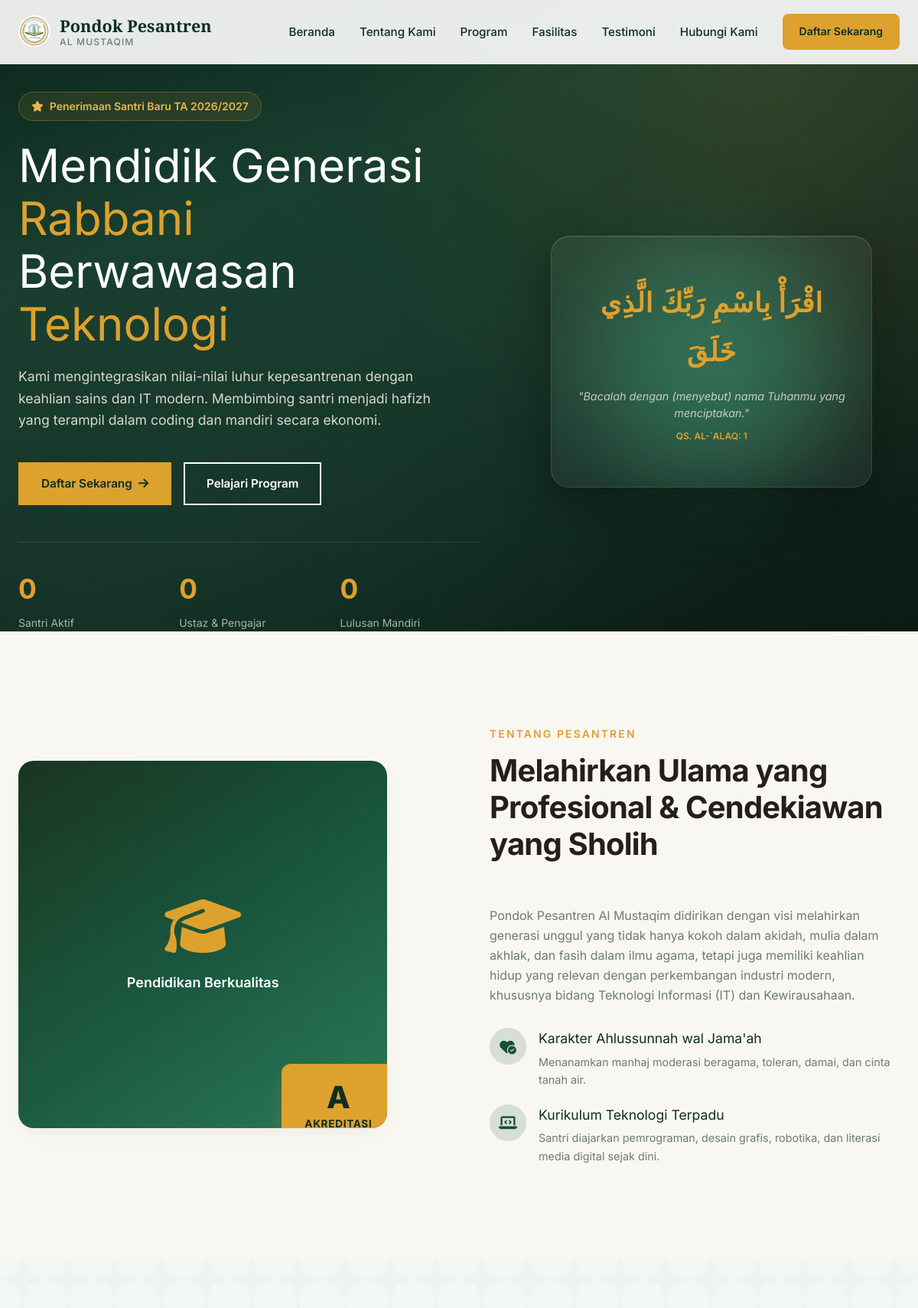
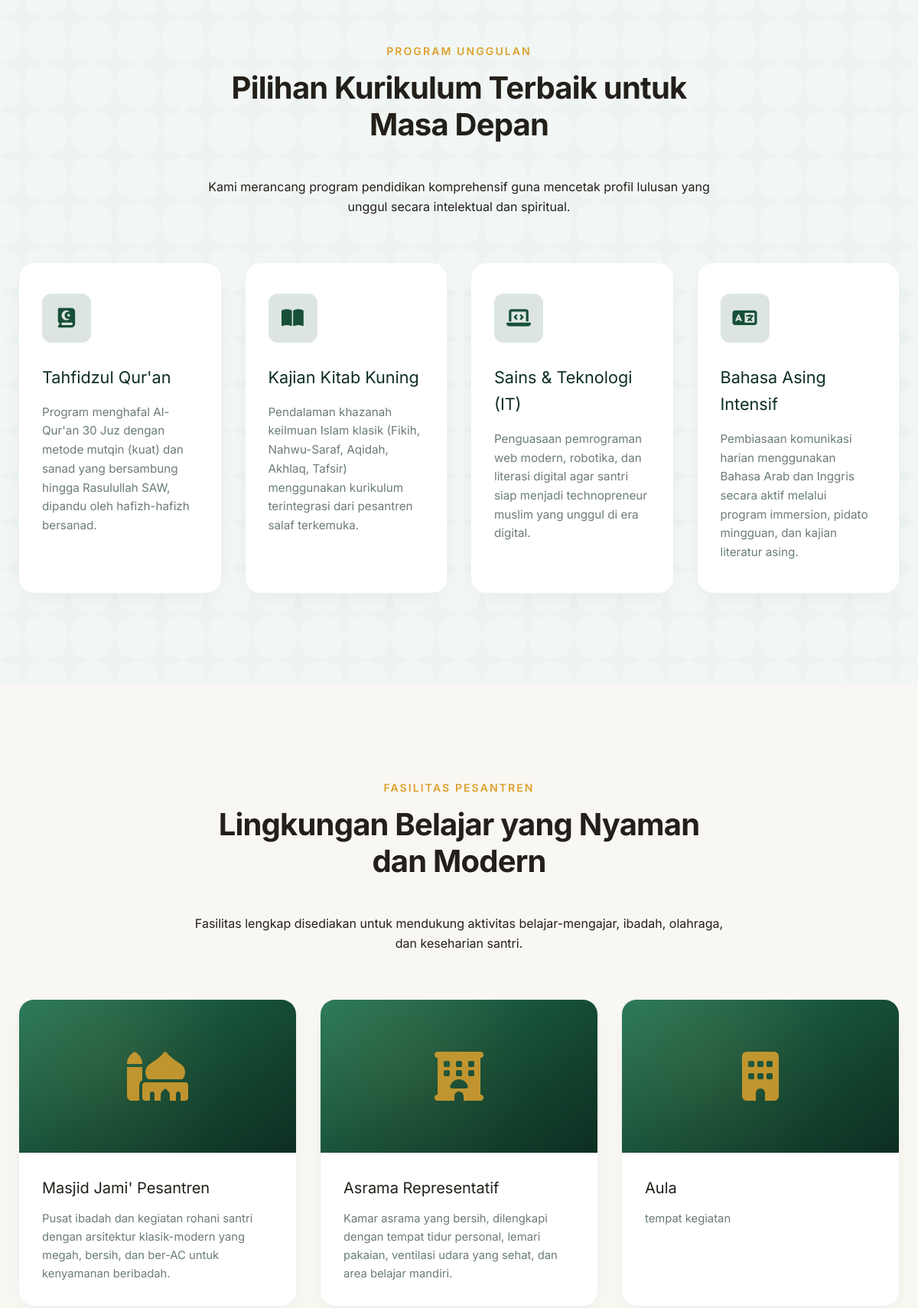
The page / (upper part) on the database its author committed (2 pictures, top to bottom).
### pesantren/models.py (models this page shows, shortened)
class ProgramUnggulan(models.Model):
    nama = models.CharField(max_length=100)
    deskripsi = models.TextField()
    icon = models.CharField(max_length=50, help_text="FontAwesome icon class name (e.g., fa-book-quran, fa-laptop-code)")
    urutan = models.IntegerField(default=0)
    class Meta:
        verbose_name_plural = "Program Unggulan"
        ordering = ['urutan', 'nama']

class Fasilitas(models.Model):
    nama = models.CharField(max_length=100)
    deskripsi = models.TextField()
    icon = models.CharField(max_length=50, default="fa-building", help_text="FontAwesome icon class name (e.g., fa-mosque, fa-hotel)")
    urutan = models.IntegerField(default=0)
    class Meta:
        verbose_name_plural = "Fasilitas"
        ordering = ['urutan', 'nama']

### pesantren/views.py (the view)
# urls.py: path('', views.landing_page, name='landing_page'),
def landing_page(request):
    programs = ProgramUnggulan.objects.all()
    facilities = Fasilitas.objects.all()
    testimonials = Testimoni.objects.all()
    contact_form = PesanKontakForm()
    registration_form = PendaftaranSantriForm()
    context = {
        'programs': programs,
        'facilities': facilities,
        'testimonials': testimonials,
        'contact_form': contact_form,
        'registration_form': registration_form,
    }
    return render(request, 'pesantren/landing.html', context)

### pesantren/templates/pesantren/landing.html (shortened to what this page needs)
{% extends 'pesantren/base.html' %}
{% load static %}
{% block content %}
    {% include 'pesantren/partials/_hero.html' %}
    {% include 'pesantren/partials/_about.html' %}
    {% include 'pesantren/partials/_programs.html' %}
    {% include 'pesantren/partials/_facilities.html' %}
{% endblock %}

### pesantren/templates/pesantren/base.html (shortened to what this page needs)
{% load static %}
<!DOCTYPE html>
<html lang="id">
<head>
    <script src="https://cdn.tailwindcss.com"></script>
    <link rel="stylesheet" href="https://cdnjs.cloudflare.com/ajax/libs/font-awesome/6.4.0/css/all.min.css">
    <link href="https://unpkg.com/aos@2.3.1/dist/aos.css" rel="stylesheet">
    <link rel="stylesheet" href="{% static 'pesantren/css/style.css' %}">
</head>
<body class="bg-[#f9f7f2] text-[#231f1a] font-sans leading-relaxed overflow-x-hidden">
    {% include 'pesantren/partials/_navbar.html' %}
    {% block content %}{% endblock %}
</body>
</html>

### pesantren/templates/pesantren/partials/_navbar.html (shortened to what this page needs)
{% load static %}
<header class="header fixed top-0 left-0 w-full z-[1000] bg-white/90 backdrop-blur-lg border-b border-[#dce8e0] transition-all duration-500" id="navbar">
    <div class="container max-w-[1200px] mx-auto px-6">
        <div class="flex justify-between items-center py-[18px] transition-all duration-500" id="nav-wrapper">
            <a href="#hero" class="flex items-center gap-3 no-underline">
                <img src="{% static 'pesantren/images/logo.jpg' %}" alt="Pondok Pesantren Al Mustaqim" class="w-[42px] h-[42px] rounded-full object-cover shadow-sm">
                <div>
                    <h1 class="font-serif font-bold text-[1.35rem] leading-tight text-primary-dark transition-colors duration-500">Pondok Pesantren <span class="font-sans text-[0.75rem] font-medium tracking-[0.1em] uppercase text-[#6b7d72] block transition-colors duration-500">Al Mustaqim</span></h1>
                </div>
            </a>
            <ul class="hidden lg:flex items-center gap-8 list-none" id="nav-menu">
                <li><a href="#hero" class="nav-link">Beranda</a></li>
                <li><a href="#tentang" class="nav-link">Tentang Kami</a></li>
                <li><a href="#program" class="nav-link">Program</a></li>
                <li><a href="#fasilitas" class="nav-link">Fasilitas</a></li>
                <li><a href="#testimoni" class="nav-link">Testimoni</a></li>
                <li><a href="#kontak" class="nav-link">Hubungi Kami</a></li>
                <li><a href="#daftar" class="btn btn-secondary btn-nav">Daftar Sekarang</a></li>
            </ul>
        </div>
    </div>
</header>

### pesantren/templates/pesantren/partials/_hero.html
{% load static %}
<section class="hero" id="hero">
    <div class="container max-w-[1200px] mx-auto px-6 w-full">
        <div class="grid grid-cols-1 lg:grid-cols-[1.1fr_0.9fr] items-center gap-[60px]">
            <div class="hero-content" data-aos="fade-up" data-aos-duration="800">
                <div class="inline-flex items-center gap-2 px-4 py-2 bg-secondary/10 border border-secondary/30 rounded-full text-sm font-semibold text-secondary-light mb-6">
                    <i class="fa-solid fa-star"></i>
                    <span>Penerimaan Santri Baru TA 2026/2027</span>
                </div>
                <h2 class="hero-title">
                    Mendidik Generasi <span class="text-secondary">Rabbani</span> Berwawasan <span class="text-secondary">Teknologi</span>
                </h2>
                <p class="hero-desc">
                    Kami mengintegrasikan nilai-nilai luhur kepesantrenan dengan keahlian sains dan IT modern. Membimbing santri menjadi hafizh yang terampil dalam coding dan mandiri secara ekonomi.
                </p>
                <div class="hero-actions">
                    <a href="#daftar" class="btn btn-secondary">
                        Daftar Sekarang
                        <i class="fa-solid fa-arrow-right"></i>
                    </a>
                    <a href="#program" class="btn btn-outline-white">Pelajari Program</a>
                </div>
                <div class="hero-stats" data-aos="fade-up" data-aos-delay="200" data-aos-duration="800">
                    <div class="stat-item">
                        <h3 class="stat-number" data-target="500">0</h3>
                        <p>Santri Aktif</p>
                    </div>
                    <div class="stat-item">
                        <h3 class="stat-number" data-target="30">0</h3>
                        <p>Ustaz & Pengajar</p>
                    </div>
                    <div class="stat-item">
                        <h3 class="stat-number" data-target="100">0</h3>
                        <p>Lulusan Mandiri</p>
                    </div>
                </div>
            </div>
            <div class="hero-graphic-wrapper" data-aos="fade-left" data-aos-delay="300" data-aos-duration="800">
                <div class="hero-blob"></div>
                <div class="hero-card">
                    <div class="quran-quote">
                        <p class="arabic-text">اقْرَأْ بِاسْمِ رَبِّكَ الَّذِي خَلَقَ</p>
                        <p class="quran-quote-translation">
                            "Bacalah dengan (menyebut) nama Tuhanmu yang menciptakan."
                        </p>
                        <span class="quran-quote-ref">QS. Al-`Alaq: 1</span>
                    </div>
                </div>
            </div>
        </div>
    </div>
</section>

### pesantren/templates/pesantren/partials/_about.html
<section class="section" id="tentang">
    <div class="container max-w-[1200px] mx-auto px-6">
        <div class="grid grid-cols-1 lg:grid-cols-2 gap-[80px] items-center">
            <div class="about-illustration" data-aos="fade-right" data-aos-duration="800">
                <div class="about-img-box">
                    <div class="about-img-fallback">
                        <i class="fa-solid fa-graduation-cap"></i>
                        <span class="text-white font-semibold text-lg">Pendidikan Berkualitas</span>
                    </div>
                    <div class="about-img-badge">
                        <span class="number">A</span>
                        <span class="text">Akreditasi</span>
                    </div>
                </div>
            </div>
            <div class="about-content" data-aos="fade-left" data-aos-duration="800">
                <div class="section-header text-left mx-0 mb-8">
                    <span class="tagline">Tentang Pesantren</span>
                    <h2>Melahirkan Ulama yang Profesional & Cendekiawan yang Sholih</h2>
                </div>
                <p class="about-text">
                    Pondok Pesantren Al Mustaqim didirikan dengan visi melahirkan generasi unggul yang tidak hanya kokoh dalam akidah, mulia dalam akhlak, dan fasih dalam ilmu agama, tetapi juga memiliki keahlian hidup yang relevan dengan perkembangan industri modern, khususnya bidang Teknologi Informasi (IT) dan Kewirausahaan.
                </p>
                <div class="about-features">
                    <div class="about-feat-item" data-aos="fade-up" data-aos-delay="100">
                        <div class="about-feat-icon">
                            <i class="fa-solid fa-heart-circle-check"></i>
                        </div>
                        <div class="about-feat-content">
                            <h4>Karakter Ahlussunnah wal Jama'ah</h4>
                            <p>Menanamkan manhaj moderasi beragama, toleran, damai, dan cinta tanah air.</p>
                        </div>
                    </div>
                    <div class="about-feat-item" data-aos="fade-up" data-aos-delay="200">
                        <div class="about-feat-icon">
                            <i class="fa-solid fa-laptop-code"></i>
                        </div>
                        <div class="about-feat-content">
                            <h4>Kurikulum Teknologi Terpadu</h4>
                            <p>Santri diajarkan pemrograman, desain grafis, robotika, dan literasi media digital sejak dini.</p>
                        </div>
                    </div>
                </div>
            </div>
        </div>
    </div>
</section>

### pesantren/templates/pesantren/partials/_programs.html
<section class="section section-bg-alt" id="program">
    <div class="container max-w-[1200px] mx-auto px-6">
        <div class="section-header" data-aos="fade-up" data-aos-duration="800">
            <span class="tagline">Program Unggulan</span>
            <h2>Pilihan Kurikulum Terbaik untuk Masa Depan</h2>
            <p>Kami merancang program pendidikan komprehensif guna mencetak profil lulusan yang unggul secara intelektual dan spiritual.</p>
        </div>
        <div class="programs-grid">
            {% for program in programs %}
            <div class="program-card" data-aos="fade-up" data-aos-delay="{{ forloop.counter0|add:'100' }}">
                <div class="program-icon-box">
                    <i class="fa-solid {{ program.icon }}"></i>
                </div>
                <h3>{{ program.nama }}</h3>
                <p>{{ program.deskripsi }}</p>
            </div>
            {% empty %}
            <div class="text-center col-span-full py-10">
                <p>Program pendidikan belum ditambahkan.</p>
            </div>
            {% endfor %}
        </div>
    </div>
</section>

### pesantren/templates/pesantren/partials/_facilities.html
<section class="section" id="fasilitas">
    <div class="container max-w-[1200px] mx-auto px-6">
        <div class="section-header" data-aos="fade-up" data-aos-duration="800">
            <span class="tagline">Fasilitas Pesantren</span>
            <h2>Lingkungan Belajar yang Nyaman dan Modern</h2>
            <p>Fasilitas lengkap disediakan untuk mendukung aktivitas belajar-mengajar, ibadah, olahraga, dan keseharian santri.</p>
        </div>
        <div class="facilities-grid">
            {% for facility in facilities %}
            <div class="facility-card" data-aos="fade-up" data-aos-delay="{{ forloop.counter0|add:'100' }}">
                <div class="facility-icon-header">
                    <i class="fa-solid {{ facility.icon }}"></i>
                </div>
                <div class="facility-card-body">
                    <h3>{{ facility.nama }}</h3>
                    <p>{{ facility.deskripsi }}</p>
                </div>
            </div>
            {% empty %}
            <div class="text-center col-span-full py-10">
                <p>Fasilitas belum ditambahkan.</p>
            </div>
            {% endfor %}
        </div>
    </div>
</section>

### pesantren/templates/pesantren/partials/_footer.html (shortened to what this page needs)
{% load static %}

### rows shown on the page
ProgramUnggulan: nama "Tahfidzul Qur'an", deskripsi "Program menghafal Al-Qur'an 30 Juz dengan metode mutqin (kuat) dan sanad yang bersambung hingga Rasulullah SAW, dipandu oleh hafizh-hafizh bersanad."
ProgramUnggulan: nama "Kajian Kitab Kuning", deskripsi "Pendalaman khazanah keilmuan Islam klasik (Fikih, Nahwu-Saraf, Aqidah, Akhlaq, Tafsir) menggunakan kurikulum terintegrasi dari pesantren salaf terkemuka."
ProgramUnggulan: nama "Sains & Teknologi (IT)", deskripsi "Penguasaan pemrograman web modern, robotika, dan literasi digital agar santri siap menjadi technopreneur muslim yang unggul di era digital."
ProgramUnggulan: nama "Bahasa Asing Intensif", deskripsi "Pembiasaan komunikasi harian menggunakan Bahasa Arab dan Inggris secara aktif melalui program immersion, pidato mingguan, dan kajian literatur asing."
Fasilitas: nama "Masjid Jami' Pesantren", deskripsi "Pusat ibadah dan kegiatan rohani santri dengan arsitektur klasik-modern yang megah, bersih, dan ber-AC untuk kenyamanan beribadah."
Fasilitas: nama "Asrama Representatif", deskripsi "Kamar asrama yang bersih, dilengkapi dengan tempat tidur personal, lemari pakaian, ventilasi udara yang sehat, dan area belajar mandiri."
Fasilitas: nama "Aula", deskripsi "tempat kegiatan"
